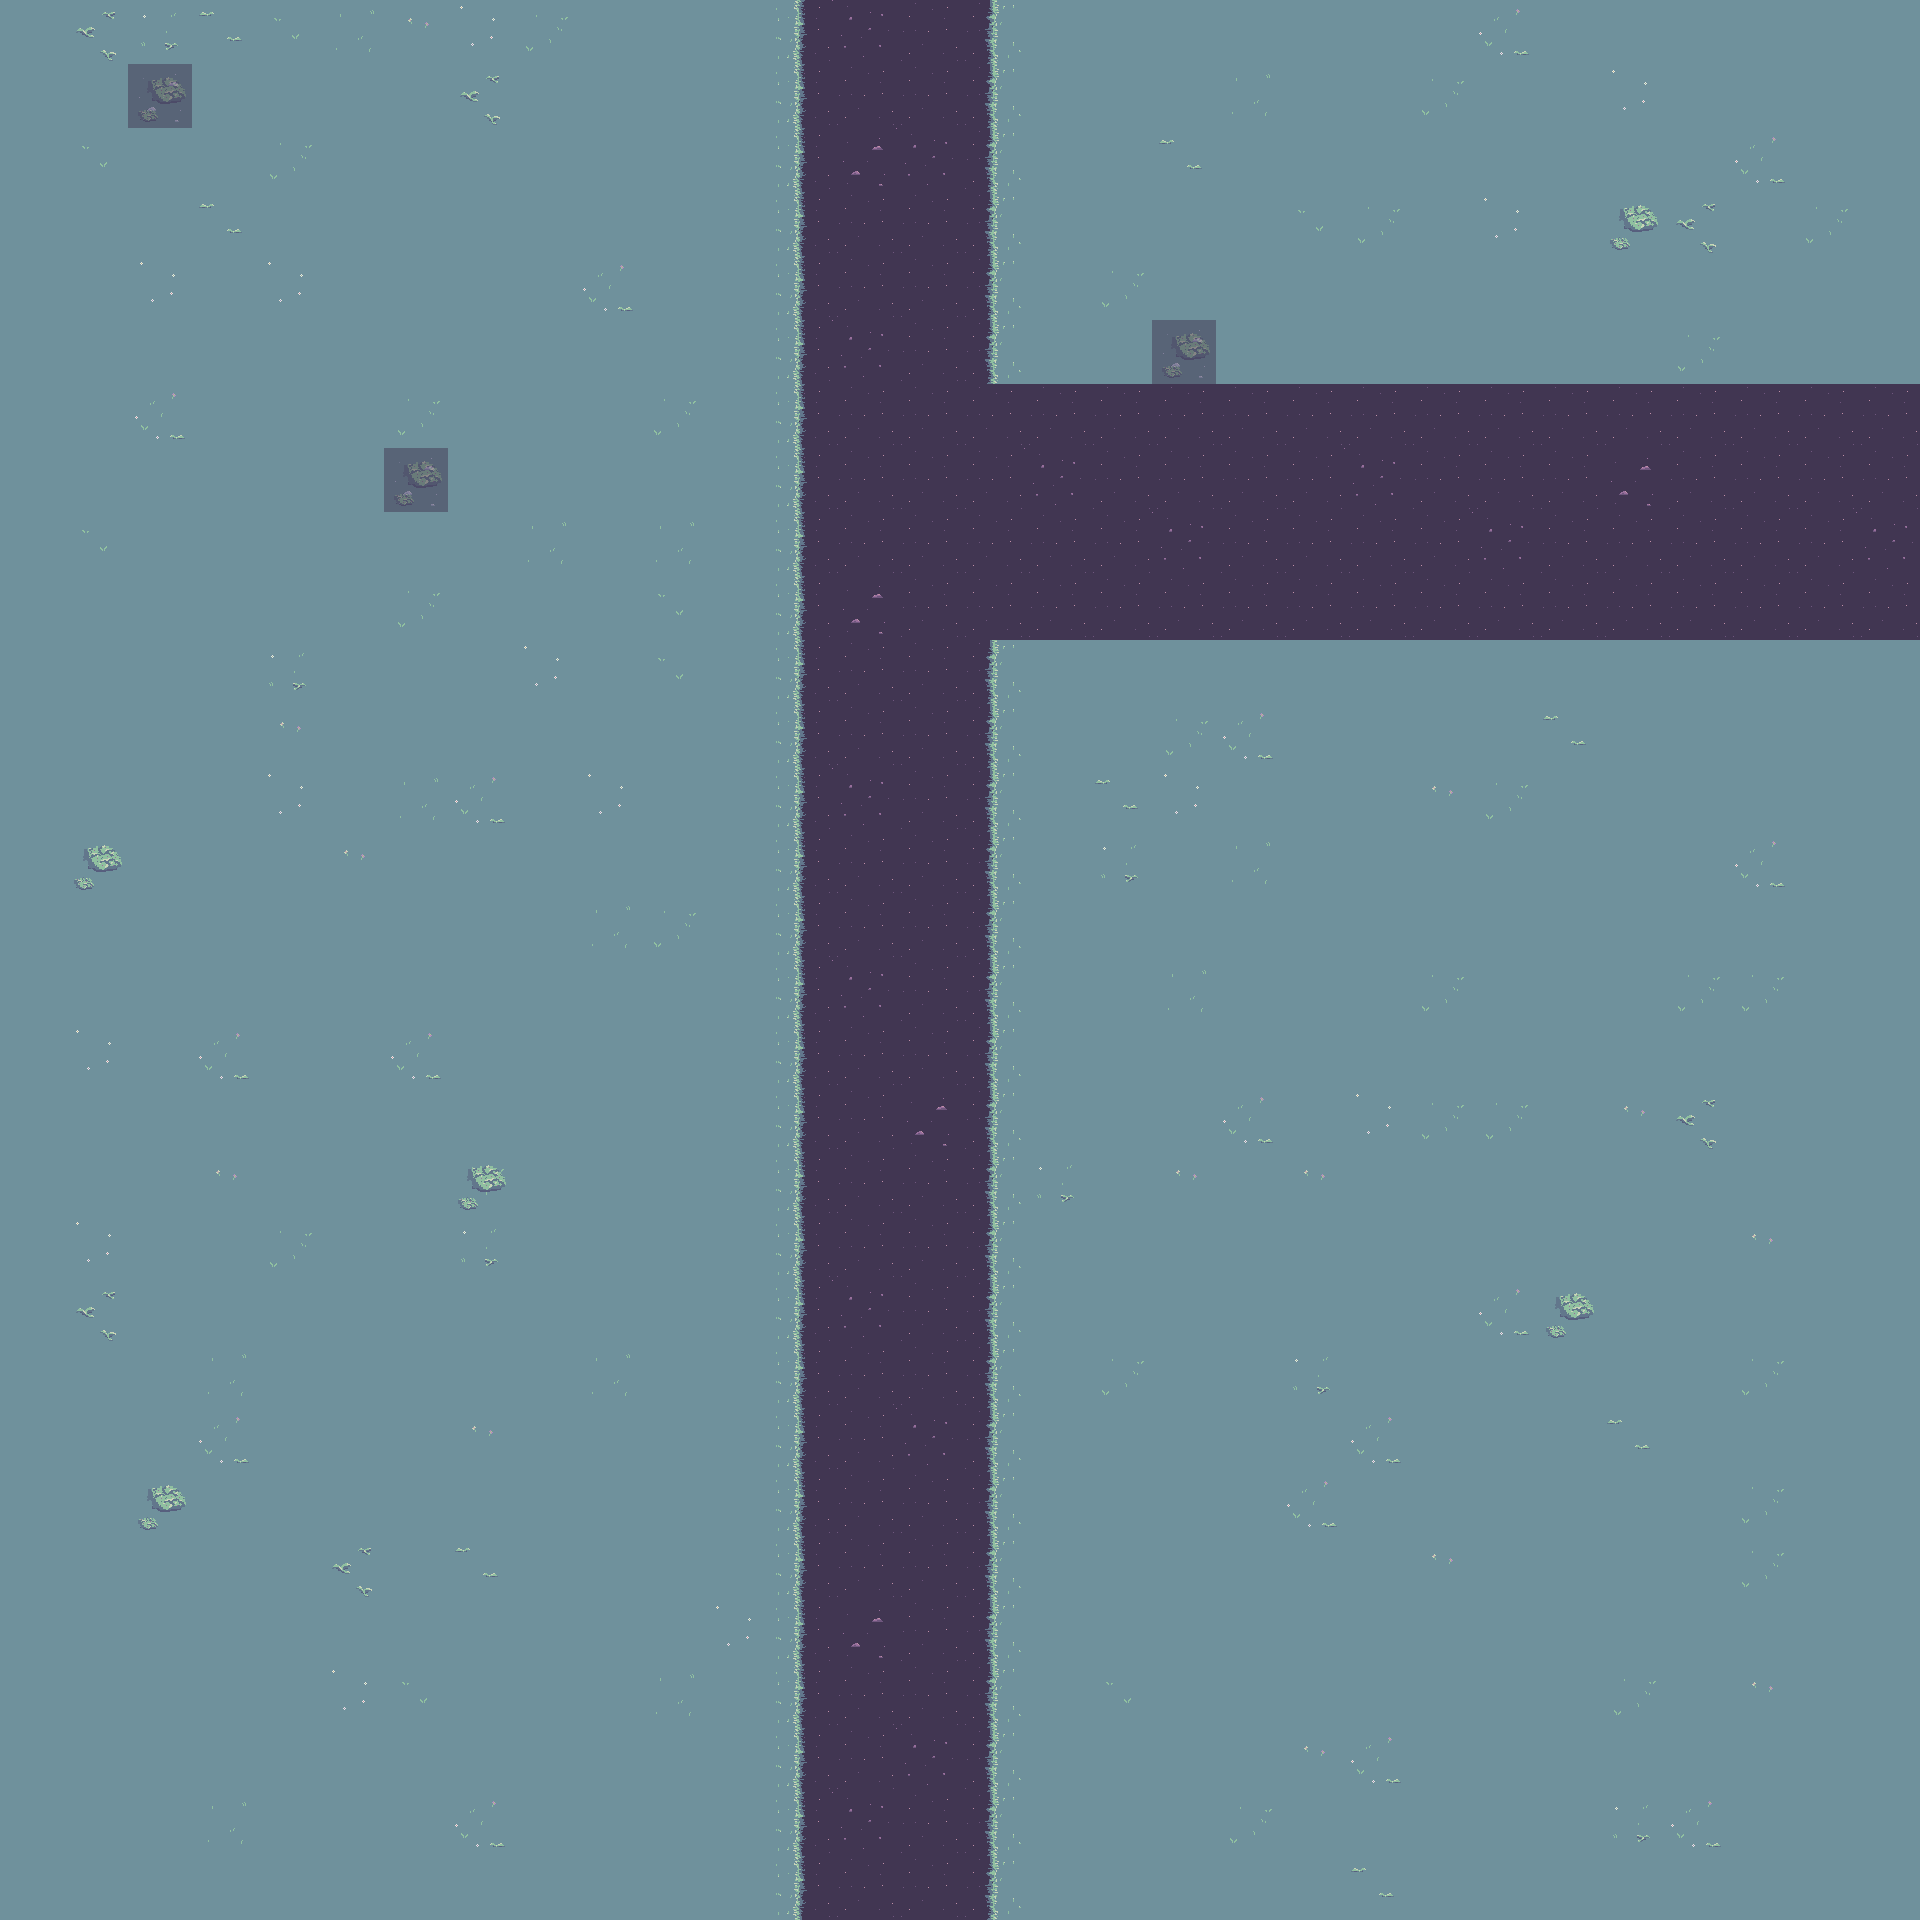

This is a level from a 2D game, rendered from its Tiled map with the project's own tilesets. A one-line summary and the map file follow, with tile-layer data summarised:
An orthogonal 30x30 tile map with 64x64 px tiles, 4 tile layers (ground, grass, bushes, tile_collisions) and 4 objects (circle col 1, box col 1, origin collision).

<map version="1.5" tiledversion="1.6.0" orientation="orthogonal" renderorder="right-down" width="30" height="30" tilewidth="64" tileheight="64" infinite="0" nextlayerid="7" nextobjectid="13">
 <tileset firstgid="1" source="landscape.tsx" />
 <layer id="2" name="ground" width="30" height="30">
  <data>[900 cells, 176 non-empty, 3 distinct tile ids]</data>
 </layer>
 <layer id="1" name="grass" width="30" height="30">
  <data>[900 cells, 780 non-empty, 12 distinct tile ids]</data>
 </layer>
 <layer id="3" name="bushes" width="30" height="30">
  <data>[900 cells, 8 non-empty, 1 distinct tile ids]</data>
 </layer>
 <objectgroup id="4" name="bush collisions">
  <object id="2" x="384.667" y="452.667" width="60" height="56" />
  <object id="7" name="circle col 1" x="1138.39" y="303.158" width="89.3014" height="92.8034">
   <ellipse />
  </object>
 </objectgroup>
 <objectgroup id="5" name="other collisions">
  <object id="10" name="box col 1" x="1600" y="192" width="64" height="64" />
  <object id="11" name="origin collision" x="0" y="0" width="64" height="64" />
 </objectgroup>
 <layer id="6" name="tile_collisions" width="30" height="30" opacity="0.5">
  <properties>
   <property name="isCollision" type="bool" value="true" />
  </properties>
  <data>[900 cells, 3 non-empty, 1 distinct tile ids]</data>
 </layer>
</map>
